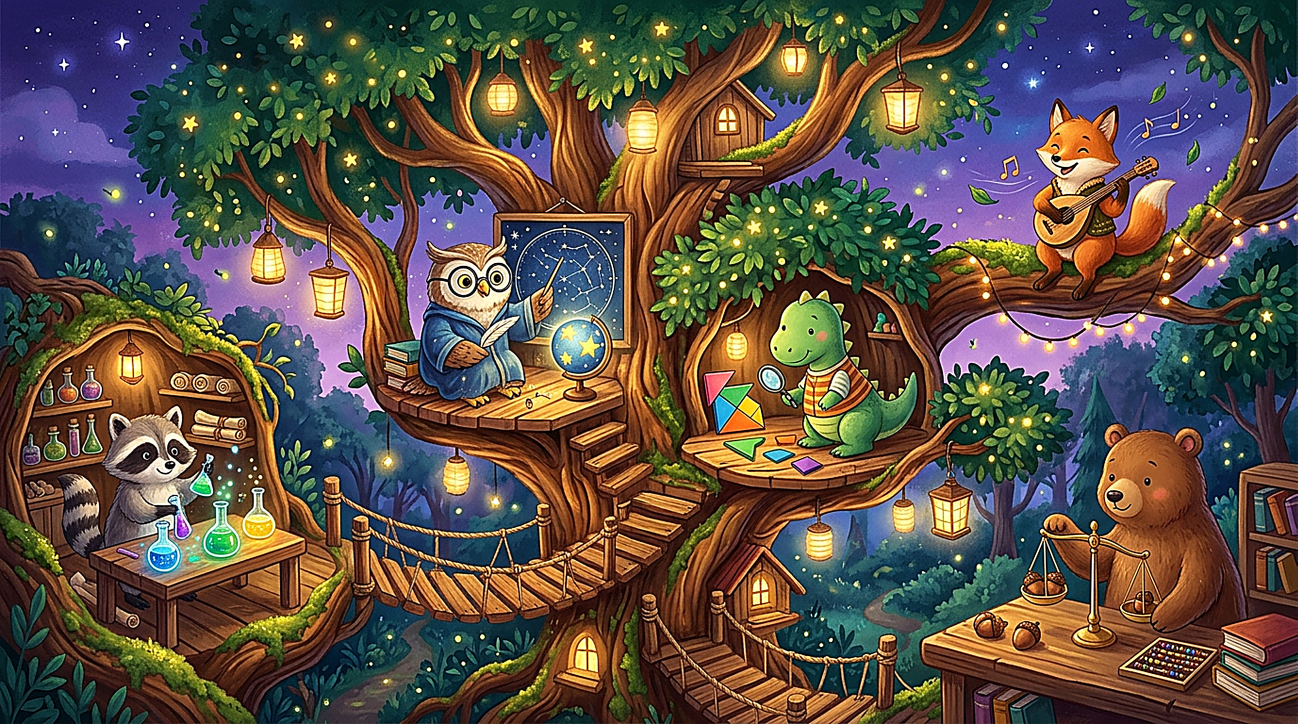
#> input picture tree-of-knowledge.jpg, 3892 x 2172 px, found by its file name (shown at 1/3 size)
$ python generate_large_trunk_trees.py
#> lines starting #> are read from the running program, lines starting #| are printed output that depends on the picture; after the words box and inside, x2 and y2 are one past the last pixel; in counts of white or black regions, pixels touching at a corner belong together
#!/usr/bin/env python3
"""
Generates the 10 progressive growth stages of the Wonder Tree for Rami.

Key features:
- Uses the high-resolution hand-drawn Beatrix Potter / Studio Ghibli watercolor master artwork.
- Guarantees a MASSIVE, WIDE, ANCIENT GNARLED TRUNK across ALL 10 stages (590px - 900px base trunk width).
- Smooth organic progression from sturdy starter haven to colossal crowning bloom (width 925px -> 1218px, height 1124px -> 1480px).
- Bottom-anchored firmly at ground level (y=1580) and centered at x=700 on the 1400x1600 logical canvas.
- Crisp connected-component alpha cutout with sub-pixel boundary feathering.
- Sockets on solid wood & dense canopy across all stages.
"""

import os
import glob
import numpy as np
from PIL import Image, ImageEnhance
from scipy import ndimage

TARGET_W = 1400
TARGET_H = 1600
GROUND_Y = 1580

def get_master_art_path() -> str:
    # Check artifact directory first
    pattern = '/home/fquiroga/.gemini/antigravity-cli/brain/84c1bece-a163-4c41-8d8a-b23634c11698/tree_growth_stage_10_*.jpg'
    matches = glob.glob(pattern)
    if matches:
        return matches[0]
    fallback = 'public/tree-of-knowledge.jpg'
    return fallback

def extract_cutout(img_path: str) -> Image.Image:
#> called with img_path = 'public/tree-of-knowledge.jpg'
    im = Image.open(img_path).convert('RGB')
#> im is the input picture: PIL image 3892x2172 RGB; mean R, G, B 92, 80.2, 70
    arr = np.array(im, dtype=np.float32)
    dist = np.sqrt(np.sum((255.0 - arr)**2, axis=-1))

    is_near_white = (dist < 32.0)
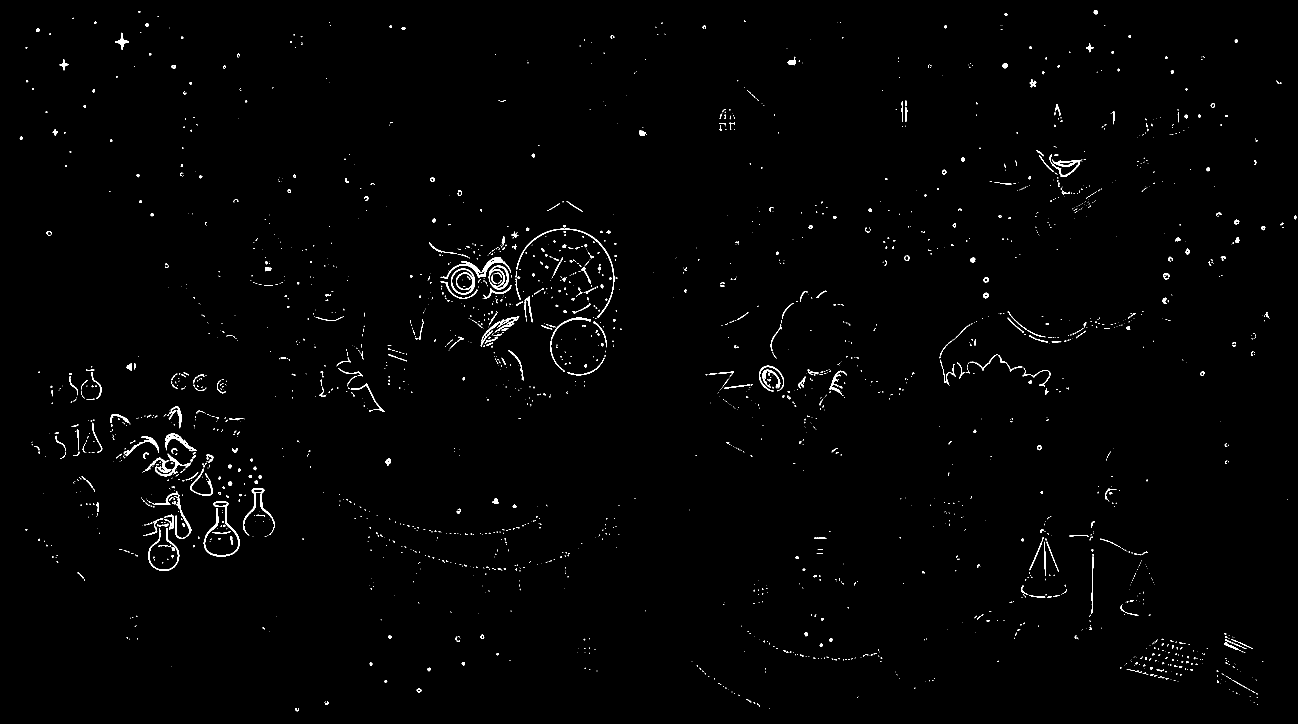
#> is_near_white: shape (2172, 3892) bool (shown at 1/3 size); 0.84% white; 2453 white regions (1893 under 20 px), largest, box (x1, y1, x2, y2) and area: (1322, 772, 1533, 837) 2036, (611, 1504, 719, 1670) 1999, (430, 1361, 574, 1429) 1803
    labeled, _ = ndimage.label(is_near_white)
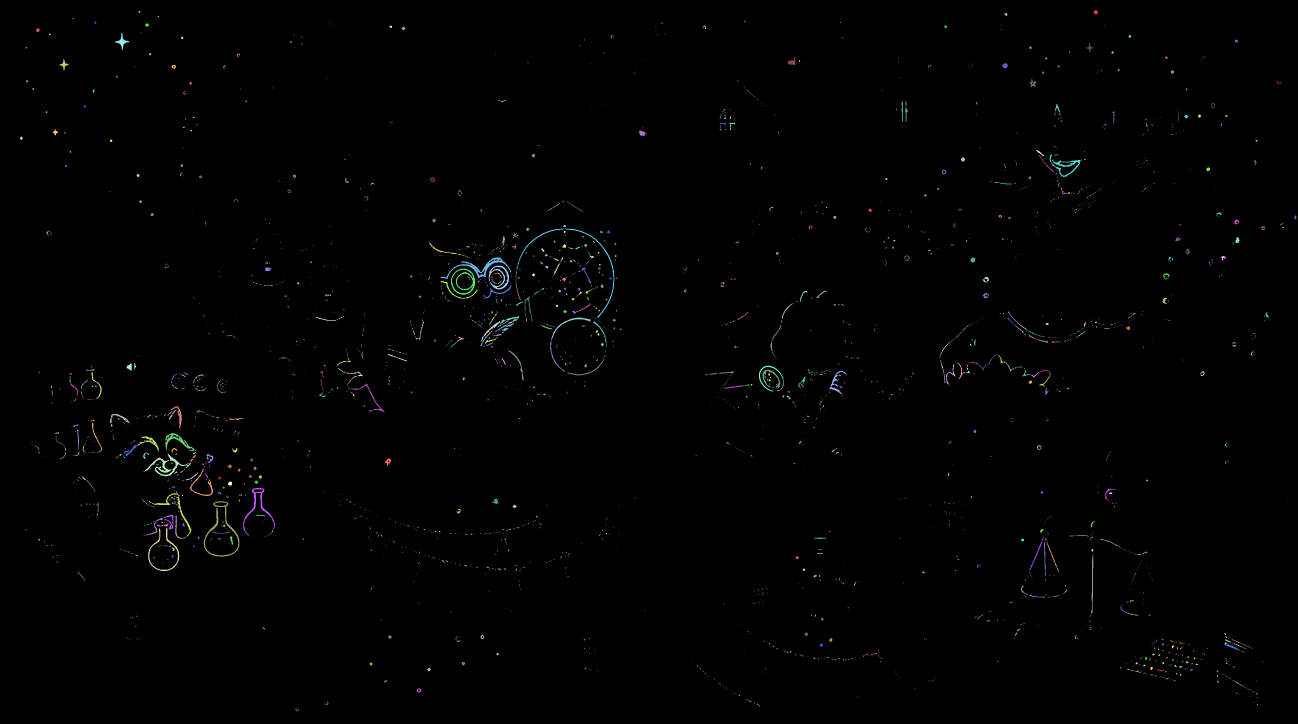
#> labeled: shape (2172, 3892) int32 (shown at 1/3 size); 2753 distinct labels, from 0 to 2752; one colour per label, 0 black
    border_labels = set(labeled[0, :]) | set(labeled[-1, :]) | set(labeled[:, 0]) | set(labeled[:, -1])
#> border_labels = 1 item
    border_labels.discard(0)
    outer_bg = np.isin(labeled, list(border_labels))
#> outer_bg: shape (2172, 3892) bool; every value is 0

    dist_to_bg = ndimage.distance_transform_edt(~outer_bg)
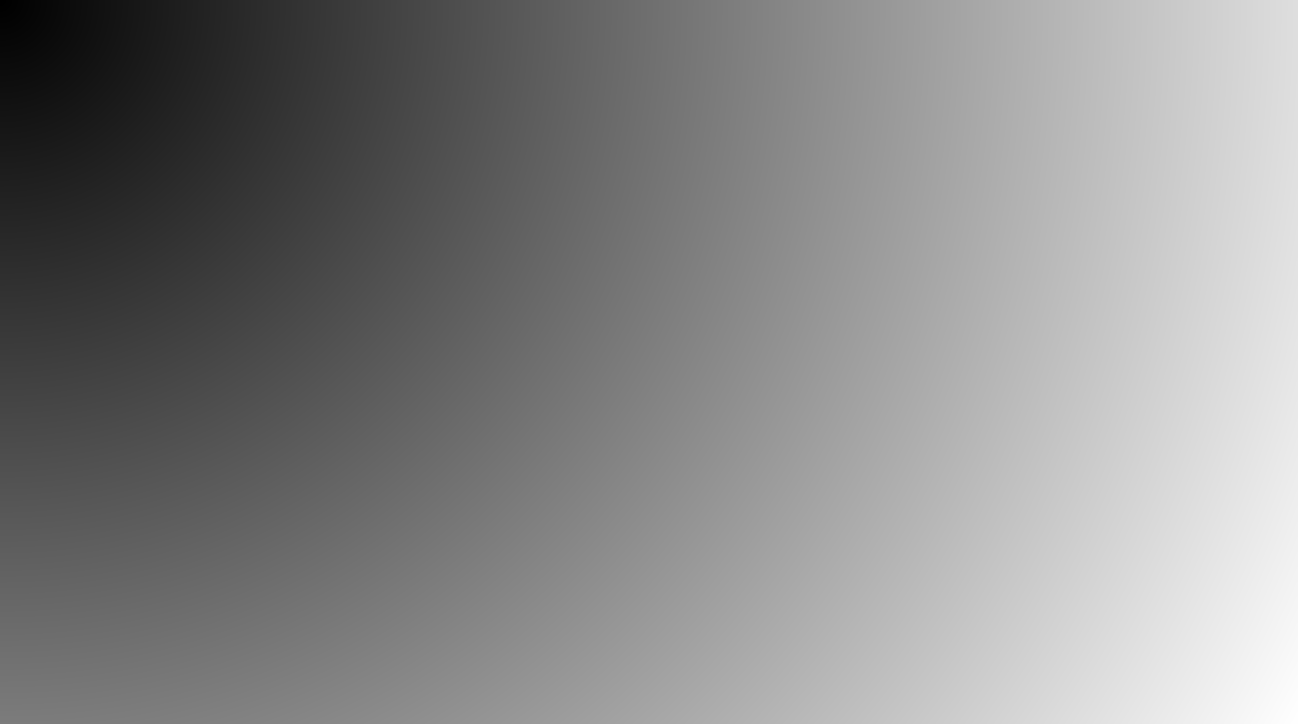
#> dist_to_bg: shape (2172, 3892) float64 (shown at 1/3 size); min 1, max 4456.2, mean 2376.6; drawn with min black and max white
    alpha = np.clip(dist_to_bg / 2.0, 0.0, 1.0) * 255.0
    rgba = np.dstack([np.array(im), alpha.astype(np.uint8)])
    cutout = Image.fromarray(rgba, mode='RGBA')
    bbox = cutout.getbbox()
#> bbox = (0, 0, 3892, 2172)
    return cutout.crop(bbox)

def build_all_stages() -> None:
    master_path = get_master_art_path()
    print(f"Using master artwork: {master_path}")
    cropped = extract_cutout(master_path)
    cw, ch = cropped.size
#> cw = 3892; ch = 2172

    # Also load stage 9 if available
    s9_pattern = '/home/fquiroga/.gemini/antigravity-cli/brain/84c1bece-a163-4c41-8d8a-b23634c11698/tree_growth_stage_9_*.jpg'
    s9_matches = glob.glob(s9_pattern)
    src_early = extract_cutout(s9_matches[0]) if s9_matches else cropped

    os.makedirs('public', exist_ok=True)

    for stage in range(1, 11):
        t = (stage - 1) / 9.0
        scale_factor = 0.76 + 0.24 * (t ** 0.85)

        src = cropped if stage >= 6 else src_early
        max_h = int(1480 * scale_factor)
        scale = max_h / ch
        new_w = int(cw * scale)
        new_h = int(ch * scale)

        scaled = src.resize((new_w, new_h), Image.Resampling.LANCZOS)

        if stage <= 4:
            enhancer = ImageEnhance.Color(scaled)
            scaled = enhancer.enhance(1.05 + (4 - stage) * 0.03)

        canvas = Image.new('RGBA', (TARGET_W, TARGET_H), (0, 0, 0, 0))
        paste_x = (TARGET_W - new_w) // 2
        paste_y = GROUND_Y - new_h

        canvas.paste(scaled, (paste_x, paste_y), scaled)

        out_path = f'public/tree-stage-{stage}.png'
        canvas.save(out_path, 'PNG', optimize=True)
        print(f"Generated Stage {stage:2d} -> {out_path} ({new_w}x{new_h}, bottom-anchored at y={paste_y + new_h})")
#> this loop made 10 passes
#> pass 1, in build_all_stages, `canvas.save(out_path, 'PNG', optimize=True)`:
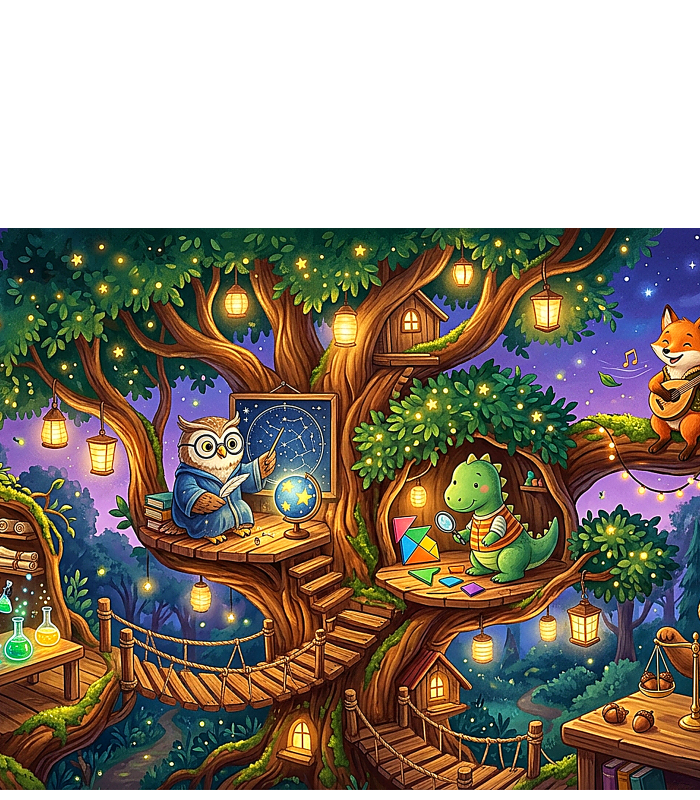
#> saved as tree-stage-1.png: PIL image 1400x1600 RGBA (shown at 1/2 size); mean R, G, B, A 68.9, 59.6, 46.3, 179.1; transparent parts drawn white
#> after the loop:
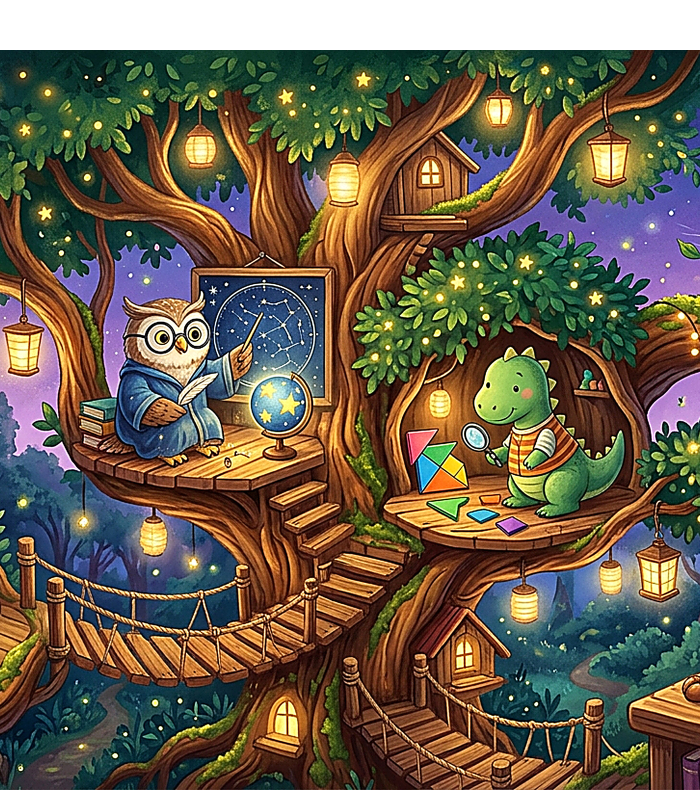
#> canvas: PIL image 1400x1600 RGBA (shown at 1/2 size); mean R, G, B, A 90.3, 78.8, 60.6, 235.9; transparent parts drawn white
#> after the loop:
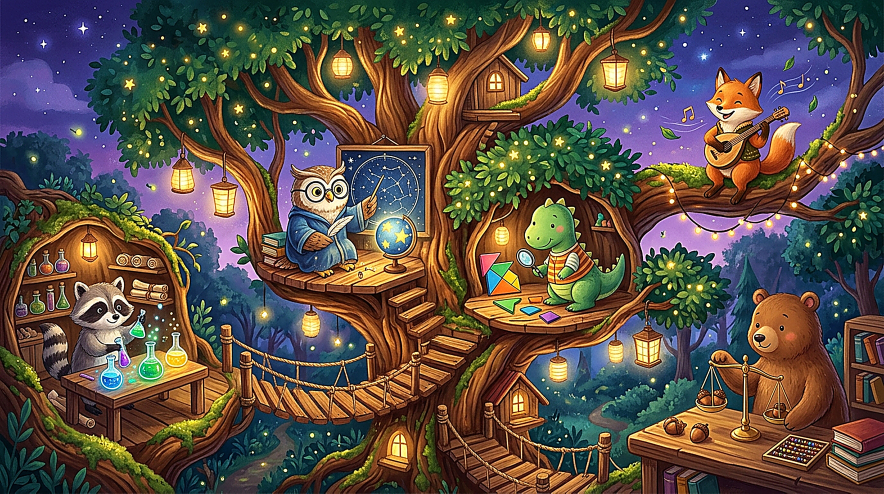
#> scaled: PIL image 2652x1480 RGBA (shown at 1/3 size); mean R, G, B, A 92, 80.2, 70.1, 255; transparent parts drawn white

if __name__ == '__main__':
    build_all_stages()
